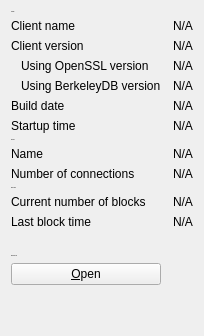
     <widget class="QWidget" name="tab_info">
      <attribute name="title">
       <string>&amp;Information</string>
      </attribute>
      <layout class="QGridLayout" name="gridLayout" columnstretch="0,1">
       <property name="horizontalSpacing">
        <number>12</number>
       </property>
       <item row="0" column="0">
        <widget class="QLabel" name="label_9">
         <property name="font">
          <font>
           <pointsize>-1</pointsize>
          </font>
         </property>
         <property name="text">
          <string>General</string>
         </property>
        </widget>
       </item>
       <item row="1" column="0">
        <widget class="QLabel" name="label_5">
         <property name="text">
          <string>Client name</string>
         </property>
        </widget>
       </item>
       <item row="1" column="1">
        <widget class="QLabel" name="clientName">
         <property name="cursor">
          <cursorShape>IBeamCursor</cursorShape>
         </property>
         <property name="text">
          <string>N/A</string>
         </property>
         <property name="textFormat">
          <enum>Qt::PlainText</enum>
         </property>
         <property name="textInteractionFlags">
          <set>Qt::LinksAccessibleByMouse|Qt::TextSelectableByKeyboard|Qt::TextSelectableByMouse</set>
         </property>
        </widget>
       </item>
       <item row="2" column="0">
        <widget class="QLabel" name="label_6">
         <property name="text">
          <string>Client version</string>
         </property>
        </widget>
       </item>
       <item row="2" column="1">
        <widget class="QLabel" name="clientVersion">
         <property name="cursor">
          <cursorShape>IBeamCursor</cursorShape>
         </property>
         <property name="text">
          <string>N/A</string>
         </property>
         <property name="textFormat">
          <enum>Qt::PlainText</enum>
         </property>
         <property name="textInteractionFlags">
          <set>Qt::LinksAccessibleByMouse|Qt::TextSelectableByKeyboard|Qt::TextSelectableByMouse</set>
         </property>
        </widget>
       </item>
       <item row="3" column="0">
        <widget class="QLabel" name="label_14">
         <property name="text">
          <string>Using OpenSSL version</string>
         </property>
         <property name="indent">
          <number>10</number>
         </property>
        </widget>
       </item>
       <item row="3" column="1">
        <widget class="QLabel" name="openSSLVersion">
         <property name="cursor">
          <cursorShape>IBeamCursor</cursorShape>
         </property>
         <property name="text">
          <string>N/A</string>
         </property>
         <property name="textFormat">
          <enum>Qt::PlainText</enum>
         </property>
         <property name="textInteractionFlags">
          <set>Qt::LinksAccessibleByMouse|Qt::TextSelectableByKeyboard|Qt::TextSelectableByMouse</set>
         </property>
        </widget>
       </item>
       <item row="4" column="0">
        <widget class="QLabel" name="label_berkeleyDBVersion">
         <property name="text">
          <string>Using BerkeleyDB version</string>
         </property>
         <property name="indent">
          <number>10</number>
         </property>
        </widget>
       </item>
       <item row="4" column="1">
        <widget class="QLabel" name="berkeleyDBVersion">
         <property name="cursor">
          <cursorShape>IBeamCursor</cursorShape>
         </property>
         <property name="text">
          <string>N/A</string>
         </property>
         <property name="textFormat">
          <enum>Qt::PlainText</enum>
         </property>
         <property name="textInteractionFlags">
          <set>Qt::LinksAccessibleByMouse|Qt::TextSelectableByKeyboard|Qt::TextSelectableByMouse</set>
         </property>
        </widget>
       </item>
       <item row="5" column="0">
        <widget class="QLabel" name="label_12">
         <property name="text">
          <string>Build date</string>
         </property>
        </widget>
       </item>
       <item row="5" column="1">
        <widget class="QLabel" name="buildDate">
         <property name="cursor">
          <cursorShape>IBeamCursor</cursorShape>
         </property>
         <property name="text">
          <string>N/A</string>
         </property>
         <property name="textFormat">
          <enum>Qt::PlainText</enum>
         </property>
         <property name="textInteractionFlags">
          <set>Qt::LinksAccessibleByMouse|Qt::TextSelectableByKeyboard|Qt::TextSelectableByMouse</set>
         </property>
        </widget>
       </item>
       <item row="6" column="0">
        <widget class="QLabel" name="label_13">
         <property name="text">
          <string>Startup time</string>
         </property>
        </widget>
       </item>
       <item row="6" column="1">
        <widget class="QLabel" name="startupTime">
         <property name="cursor">
          <cursorShape>IBeamCursor</cursorShape>
         </property>
         <property name="text">
          <string>N/A</string>
         </property>
         <property name="textFormat">
          <enum>Qt::PlainText</enum>
         </property>
         <property name="textInteractionFlags">
          <set>Qt::LinksAccessibleByMouse|Qt::TextSelectableByKeyboard|Qt::TextSelectableByMouse</set>
         </property>
        </widget>
       </item>
       <item row="7" column="0">
        <widget class="QLabel" name="label_11">
         <property name="font">
          <font>
           <pointsize>-1</pointsize>
          </font>
         </property>
         <property name="text">
          <string>Network</string>
         </property>
        </widget>
       </item>
       <item row="8" column="0">
        <widget class="QLabel" name="label_8">
         <property name="text">
          <string>Name</string>
         </property>
        </widget>
       </item>
       <item row="8" column="1">
        <widget class="QLabel" name="networkName">
         <property name="cursor">
          <cursorShape>IBeamCursor</cursorShape>
         </property>
         <property name="text">
          <string>N/A</string>
         </property>
         <property name="textFormat">
          <enum>Qt::PlainText</enum>
         </property>
         <property name="textInteractionFlags">
          <set>Qt::LinksAccessibleByMouse|Qt::TextSelectableByKeyboard|Qt::TextSelectableByMouse</set>
         </property>
        </widget>
       </item>
       <item row="9" column="0">
        <widget class="QLabel" name="label_7">
         <property name="text">
          <string>Number of connections</string>
         </property>
        </widget>
       </item>
       <item row="9" column="1">
        <widget class="QLabel" name="numberOfConnections">
         <property name="cursor">
          <cursorShape>IBeamCursor</cursorShape>
         </property>
         <property name="text">
          <string>N/A</string>
         </property>
         <property name="textFormat">
          <enum>Qt::PlainText</enum>
         </property>
         <property name="textInteractionFlags">
          <set>Qt::LinksAccessibleByMouse|Qt::TextSelectableByKeyboard|Qt::TextSelectableByMouse</set>
         </property>
        </widget>
       </item>
       <item row="10" column="0">
        <widget class="QLabel" name="label_10">
         <property name="font">
          <font>
           <pointsize>-1</pointsize>
          </font>
         </property>
         <property name="text">
          <string>Block chain</string>
         </property>
        </widget>
       </item>
       <item row="11" column="0">
        <widget class="QLabel" name="label_3">
         <property name="text">
          <string>Current number of blocks</string>
         </property>
        </widget>
       </item>
       <item row="11" column="1">
        <widget class="QLabel" name="numberOfBlocks">
         <property name="cursor">
          <cursorShape>IBeamCursor</cursorShape>
         </property>
         <property name="text">
          <string>N/A</string>
         </property>
         <property name="textFormat">
          <enum>Qt::PlainText</enum>
         </property>
         <property name="textInteractionFlags">
          <set>Qt::LinksAccessibleByMouse|Qt::TextSelectableByKeyboard|Qt::TextSelectableByMouse</set>
         </property>
        </widget>
       </item>
       <item row="12" column="0">
        <widget class="QLabel" name="label_2">
         <property name="text">
          <string>Last block time</string>
         </property>
        </widget>
       </item>
       <item row="12" column="1">
        <widget class="QLabel" name="lastBlockTime">
         <property name="cursor">
          <cursorShape>IBeamCursor</cursorShape>
         </property>
         <property name="text">
          <string>N/A</string>
         </property>
         <property name="textFormat">
          <enum>Qt::PlainText</enum>
         </property>
         <property name="textInteractionFlags">
          <set>Qt::LinksAccessibleByMouse|Qt::TextSelectableByKeyboard|Qt::TextSelectableByMouse</set>
         </property>
        </widget>
       </item>
       <item row="13" column="0">
        <spacer name="verticalSpacer_2">
         <property name="orientation">
          <enum>Qt::Vertical</enum>
         </property>
         <property name="sizeHint" stdset="0">
          <size>
           <width>20</width>
           <height>20</height>
          </size>
         </property>
        </spacer>
       </item>
       <item row="14" column="0">
        <widget class="QLabel" name="labelDebugLogfile">
         <property name="font">
          <font>
           <pointsize>-1</pointsize>
          </font>
         </property>
         <property name="text">
          <string>Debug log file</string>
         </property>
        </widget>
       </item>
       <item row="15" column="0">
        <widget class="QPushButton" name="openDebugLogfileButton">
         <property name="toolTip">
          <string>Open the TINC Core debug log file from the current data directory. This can take a few seconds for large log files.</string>
         </property>
         <property name="text">
          <string>&amp;Open</string>
         </property>
         <property name="autoDefault">
          <bool>false</bool>
         </property>
        </widget>
       </item>
       <item row="16" column="0">
        <spacer name="verticalSpacer">
         <property name="orientation">
          <enum>Qt::Vertical</enum>
         </property>
         <property name="sizeHint" stdset="0">
          <size>
           <width>20</width>
           <height>40</height>
          </size>
         </property>
        </spacer>
       </item>
      </layout>
     </widget>
